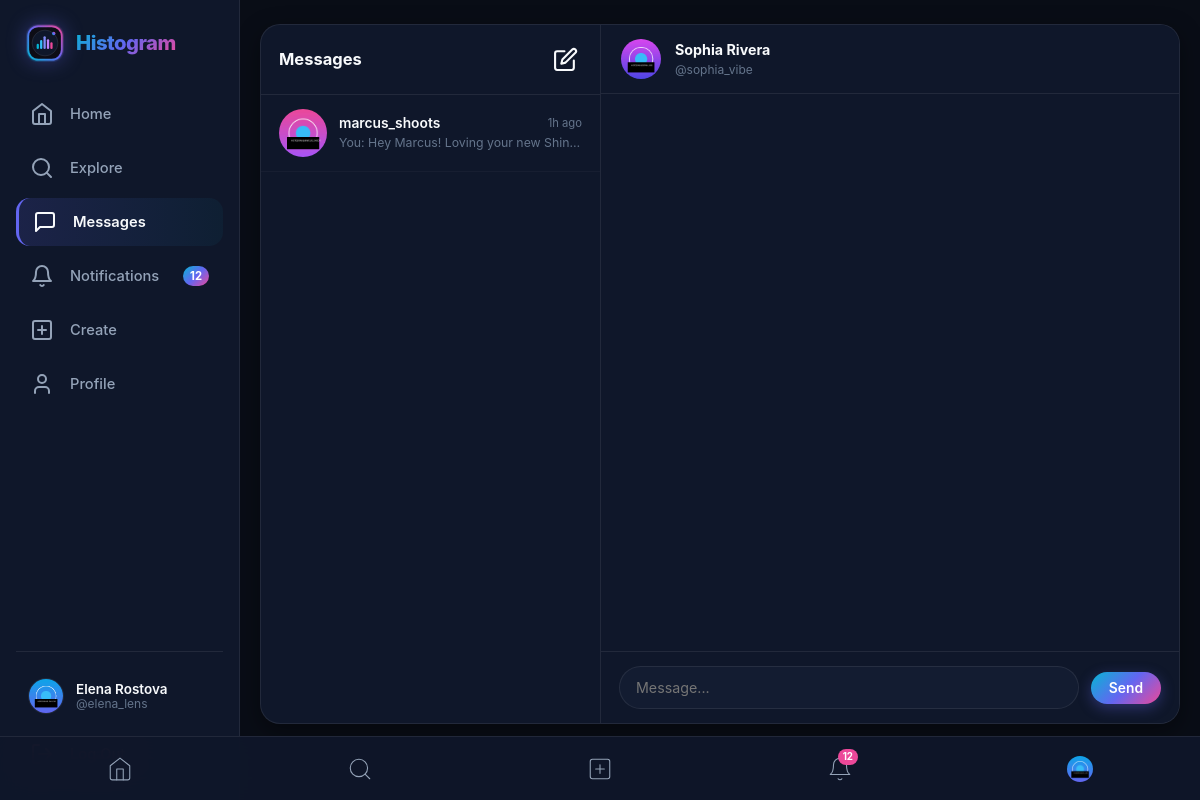
The app's page /messages/sophia_vibe (signed in) with its own data.
### tables this page shows
CREATE TABLE users (
        id INTEGER PRIMARY KEY AUTOINCREMENT,
        username TEXT UNIQUE NOT NULL COLLATE NOCASE,
        email TEXT UNIQUE NOT NULL COLLATE NOCASE,
        password_hash TEXT NOT NULL,
        full_name TEXT,
        bio TEXT,
        profile_picture TEXT DEFAULT 'default_avatar.svg',
        created_at TIMESTAMP DEFAULT CURRENT_TIMESTAMP
    );

CREATE TABLE messages (
        id INTEGER PRIMARY KEY AUTOINCREMENT,
        sender_id INTEGER NOT NULL,
        receiver_id INTEGER NOT NULL,
        message TEXT NOT NULL,
        created_at TIMESTAMP DEFAULT CURRENT_TIMESTAMP,
        is_read INTEGER DEFAULT 0,
        FOREIGN KEY (sender_id) REFERENCES users(id) ON DELETE CASCADE,
        FOREIGN KEY (receiver_id) REFERENCES users(id) ON DELETE CASCADE
    );

### app.py (the view)
@app.route('/messages')
@app.route('/messages/<username>')
@login_required
def messages_page(username=None):
    current_user = get_current_user()
    user_id = current_user['id']
    conversations = database.query_db("""
        SELECT
            u.id, u.username, u.full_name, u.profile_picture,
            m.message AS last_message,
            m.created_at AS last_message_time,
            m.sender_id AS last_sender_id,
            (SELECT COUNT(*) FROM messages
             WHERE sender_id = u.id AND receiver_id = ? AND is_read = 0) AS unread_count
        FROM users u
        JOIN messages m ON m.id = (
            SELECT id FROM messages
            WHERE (sender_id = ? AND receiver_id = u.id)
               OR (sender_id = u.id AND receiver_id = ?)
            ORDER BY created_at DESC LIMIT 1
        )
        WHERE u.id != ?
        ORDER BY m.created_at DESC
    """, (user_id, user_id, user_id, user_id))
    active_user = None
    if username:
        active_user = database.query_db("SELECT id, username, full_name, profile_picture FROM users WHERE username = ?", (username,), one=True)
        if active_user and active_user['id'] != user_id:
            database.execute_db("""
                UPDATE messages SET is_read = 1
                WHERE sender_id = ? AND receiver_id = ? AND is_read = 0
            """, (active_user['id'], user_id))
    return render_template(
        'messages.html',
        conversations=[dict(c) for c in conversations],
        active_user=dict(active_user) if active_user else None
    )

### app.py (called while the page is built)
def get_current_user():
    user_id = session.get('user_id')
    if not user_id:
        return None
    return database.query_db("SELECT * FROM users WHERE id = ?", (user_id,), one=True)

def login_required(f):
    @wraps(f)
    def decorated_function(*args, **kwargs):
        if 'user_id' not in session:
            flash("Please log in to access this page.", "warning")
            return redirect(url_for('login', next=request.url))
        return f(*args, **kwargs)
    return decorated_function

@app.template_filter('timeago')
def timeago_filter(dt_str):
    if not dt_str:
        return ""
    try:
        if isinstance(dt_str, datetime):
            dt = dt_str
        else:
            dt = datetime.strptime(str(dt_str).split('.')[0], "%Y-%m-%d %H:%M:%S")
        now = datetime.now(timezone.utc).replace(tzinfo=None)
        diff = now - dt
        seconds = int(diff.total_seconds())
        if seconds < 60:
            return "just now"
        elif seconds < 3600:
            m = seconds // 60
            return f"{m}m ago"
        elif seconds < 86400:
            h = seconds // 3600
            return f"{h}h ago"
        elif seconds < 604800:
            d = seconds // 86400
            return f"{d}d ago"
        else:
            w = seconds // 604800
            return f"{w}w ago"
    except Exception:
        return str(dt_str)

@app.context_processor
def inject_global_context():
    current_user = get_current_user()
    unread_notifications = 0
    unread_messages = 0
    if current_user:
        n_row = database.query_db(
            "SELECT COUNT(*) as cnt FROM notifications WHERE user_id = ? AND is_read = 0",
            (current_user['id'],), one=True
        )
        unread_notifications = n_row['cnt'] if n_row else 0
        m_row = database.query_db(
            "SELECT COUNT(*) as cnt FROM messages WHERE receiver_id = ? AND is_read = 0",
            (current_user['id'],), one=True
        )
        unread_messages = m_row['cnt'] if m_row else 0
    return {
        'current_user': current_user,
        'unread_notifications_count': unread_notifications,
        'unread_messages_count': unread_messages,
        'now_year': datetime.now().year
    }

### database.py (called while the page is built)
def get_db_connection():
    conn = sqlite3.connect(DATABASE_PATH)
    conn.row_factory = sqlite3.Row
    conn.execute("PRAGMA foreign_keys = ON;")
    return conn

### templates/messages.html (shortened to what this page needs)
{% extends "base.html" %}
{% block content %}
<div style="width:100%;display:flex;justify-content:center;">
  <div class="messages-layout {% if active_user %}in-chat{% endif %}">
    <aside class="conversations-sidebar">
      <div class="conversations-header">
        <div style="font-weight:700;font-size:1.1rem;display:flex;align-items:center;gap:6px;">
          <span>Messages</span>
        </div>
        <button onclick="openNewChatModal()" class="action-btn" title="New Message">
        </button>
      </div>
      <div class="conversations-list">
        {% if conversations %}
          {% for conv in conversations %}
          <div class="conversation-item {% if active_user and active_user.username == conv.username %}active{% endif %}"
               data-username="{{ conv.username }}"
               onclick="selectConversation('{{ conv.username }}')">
            <img src="{{ url_for('serve_upload', folder='profiles', filename=conv.profile_picture) }}" style="width:48px;height:48px;border-radius:50%;object-fit:cover;" alt="">
            <div class="conversation-meta">
              <div class="conversation-top">
                <span style="font-weight:600;font-size:0.92rem;">{{ conv.username }}</span>
                <span style="font-size:0.75rem;color:var(--text-dim);">{{ conv.last_message_time|timeago }}</span>
              </div>
              <div style="display:flex;align-items:center;justify-content:space-between;gap:6px;">
                <span class="conversation-last-msg">
                  {% if conv.last_sender_id == current_user.id %}You: {% endif %}{{ conv.last_message }}
                </span>
              </div>
            </div>
          </div>
          {% endfor %}
        {% else %}
          <div style="padding:32px 16px;text-align:center;color:var(--text-dim);font-size:0.9rem;">
            No messages yet.<br>
            Click the compose icon to start a conversation!
          </div>
        {% endif %}
      </div>
    </aside>
    <section class="chat-main-area">
      <div id="chat-active-state" style="{% if active_user %}display:flex;{% else %}display:none;{% endif %}flex-direction:column;height:100%;">
        <div style="padding:14px 20px;border-bottom:1px solid var(--border-subtle);display:flex;align-items:center;gap:14px;">
          <img id="chat-header-avatar" src="{% if active_user %}{{ url_for('serve_upload', folder='profiles', filename=active_user.profile_picture) }}{% endif %}" style="width:40px;height:40px;border-radius:50%;object-fit:cover;" alt="">
          <div style="display:flex;flex-direction:column;">
            <span id="chat-header-name" style="font-weight:700;font-size:0.95rem;">
              {% if active_user %}{{ active_user.full_name or active_user.username }}{% endif %}
            </span>
            <a id="chat-header-link" href="{% if active_user %}{{ url_for('profile', username=active_user.username) }}{% endif %}" style="font-size:0.8rem;color:var(--text-dim);">
              {% if active_user %}@{{ active_user.username }}{% endif %}
            </a>
          </div>
        </div>
        <div class="chat-messages-container" id="chat-messages-container"></div>
        <div class="chat-input-bar">
          <input type="text" id="chat-message-input" placeholder="Message..." class="input-field" style="border-radius:var(--radius-full);">
          <button onclick="submitDirectMessage()" class="btn btn-primary" style="padding:8px 18px;border-radius:var(--radius-full);">
            Send
          </button>
        </div>
      </div>
    </section>
  </div>
</div>
{% endblock %}

### templates/base.html (shortened to what this page needs)
<!DOCTYPE html>
<html lang="en">
<head>
  <link rel="stylesheet" href="{{ url_for('static', filename='css/style.css') }}">
</head>
<body>
  <div class="app-wrapper">
    {% if current_user %}
    <aside class="app-sidebar">
      <a href="{{ url_for('home') }}" class="brand-container">
        <img src="{{ url_for('static', filename='images/logo.svg') }}" class="brand-logo-svg" alt="Histogram">
        <span class="brand-name">Histogram</span>
      </a>
      <nav class="nav-menu">
        <a href="{{ url_for('home') }}" class="nav-item {% if request.endpoint == 'home' %}active{% endif %}">
          <svg xmlns="http://www.w3.org/2000/svg" viewBox="0 0 24 24" fill="none" stroke="currentColor" stroke-linecap="round" stroke-linejoin="round"><path d="m3 9 9-7 9 7v11a2 2 0 0 1-2 2H5a2 2 0 0 1-2-2z"/><polyline points="9 22 9 12 15 12 15 22"/></svg>
          <span class="nav-label">Home</span>
        </a>
        <a href="{{ url_for('explore') }}" class="nav-item {% if request.endpoint == 'explore' %}active{% endif %}">
          <svg xmlns="http://www.w3.org/2000/svg" viewBox="0 0 24 24" fill="none" stroke="currentColor" stroke-linecap="round" stroke-linejoin="round"><circle cx="11" cy="11" r="8"/><line x1="21" y1="21" x2="16.65" y2="16.65"/></svg>
          <span class="nav-label">Explore</span>
        </a>
        <a href="{{ url_for('messages_page') }}" class="nav-item {% if request.endpoint == 'messages_page' %}active{% endif %}">
          <svg xmlns="http://www.w3.org/2000/svg" viewBox="0 0 24 24" fill="none" stroke="currentColor" stroke-linecap="round" stroke-linejoin="round"><path d="M21 15a2 2 0 0 1-2 2H7l-4 4V5a2 2 0 0 1 2-2h14a2 2 0 0 1 2 2z"/></svg>
          <span class="nav-label">Messages</span>
        </a>
        <a href="{{ url_for('notifications_page') }}" class="nav-item {% if request.endpoint == 'notifications_page' %}active{% endif %}">
          <svg xmlns="http://www.w3.org/2000/svg" viewBox="0 0 24 24" fill="none" stroke="currentColor" stroke-linecap="round" stroke-linejoin="round"><path d="M18 8A6 6 0 0 0 6 8c0 7-3 9-3 9h18s-3-2-3-9"/><path d="M13.73 21a2 2 0 0 1-3.46 0"/></svg>
          <span class="nav-label">Notifications</span>
          {% if unread_notifications_count > 0 %}
            <span class="nav-badge badge-notifications">{{ unread_notifications_count }}</span>
          {% endif %}
        </a>
        <a href="{{ url_for('create_post') }}" class="nav-item {% if request.endpoint == 'create_post' %}active{% endif %}">
          <svg xmlns="http://www.w3.org/2000/svg" viewBox="0 0 24 24" fill="none" stroke="currentColor" stroke-linecap="round" stroke-linejoin="round"><rect x="3" y="3" width="18" height="18" rx="2" ry="2"/><line x1="12" y1="8" x2="12" y2="16"/><line x1="8" y1="12" x2="16" y2="12"/></svg>
          <span class="nav-label">Create</span>
        </a>
        <a href="{{ url_for('profile', username=current_user.username) }}" class="nav-item {% if request.endpoint == 'profile' and request.view_args.get('username') == current_user.username %}active{% endif %}">
          <svg xmlns="http://www.w3.org/2000/svg" viewBox="0 0 24 24" fill="none" stroke="currentColor" stroke-linecap="round" stroke-linejoin="round"><path d="M19 21v-2a4 4 0 0 0-4-4H9a4 4 0 0 0-4 4v2"/><circle cx="12" cy="7" r="4"/></svg>
          <span class="nav-label">Profile</span>
        </a>
      </nav>
      <div class="sidebar-footer">
        <a href="{{ url_for('profile', username=current_user.username) }}" class="user-profile-btn">
          <img src="{{ url_for('serve_upload', folder='profiles', filename=current_user.profile_picture) }}" class="avatar" alt="">
          <div class="user-meta">
            <span class="name">{{ current_user.full_name or current_user.username }}</span>
            <span class="username">@{{ current_user.username }}</span>
          </div>
        </a>
        <a href="{{ url_for('logout') }}" class="nav-item" style="padding:10px 14px;color:var(--accent-red);" title="Log Out">
          <span class="nav-label">Log Out</span>
        </a>
      </div>
    </aside>
    {% endif %}
    <main class="app-main" {% if not current_user %}style="margin-left:0;padding-top:40px;"{% endif %}>
      {% block content %}{% endblock %}
    </main>
  </div>
  {% if current_user %}
  <nav class="mobile-bottom-nav">
    <a href="{{ url_for('home') }}" class="mobile-nav-link {% if request.endpoint == 'home' %}active{% endif %}">
      <svg xmlns="http://www.w3.org/2000/svg" viewBox="0 0 24 24" fill="none" stroke="currentColor" stroke-linecap="round" stroke-linejoin="round"><path d="m3 9 9-7 9 7v11a2 2 0 0 1-2 2H5a2 2 0 0 1-2-2z"/><polyline points="9 22 9 12 15 12 15 22"/></svg>
    </a>
    <a href="{{ url_for('explore') }}" class="mobile-nav-link {% if request.endpoint == 'explore' %}active{% endif %}">
      <svg xmlns="http://www.w3.org/2000/svg" viewBox="0 0 24 24" fill="none" stroke="currentColor" stroke-linecap="round" stroke-linejoin="round"><circle cx="11" cy="11" r="8"/><line x1="21" y1="21" x2="16.65" y2="16.65"/></svg>
    </a>
    <a href="{{ url_for('create_post') }}" class="mobile-nav-link {% if request.endpoint == 'create_post' %}active{% endif %}">
      <svg xmlns="http://www.w3.org/2000/svg" viewBox="0 0 24 24" fill="none" stroke="currentColor" stroke-linecap="round" stroke-linejoin="round"><rect x="3" y="3" width="18" height="18" rx="2" ry="2"/><line x1="12" y1="8" x2="12" y2="16"/><line x1="8" y1="12" x2="16" y2="12"/></svg>
    </a>
    <a href="{{ url_for('notifications_page') }}" class="mobile-nav-link {% if request.endpoint == 'notifications_page' %}active{% endif %}">
      <svg xmlns="http://www.w3.org/2000/svg" viewBox="0 0 24 24" fill="none" stroke="currentColor" stroke-linecap="round" stroke-linejoin="round"><path d="M18 8A6 6 0 0 0 6 8c0 7-3 9-3 9h18s-3-2-3-9"/><path d="M13.73 21a2 2 0 0 1-3.46 0"/></svg>
      {% if unread_notifications_count > 0 %}
        <span class="mobile-badge badge-notifications">{{ unread_notifications_count }}</span>
      {% endif %}
    </a>
    <a href="{{ url_for('profile', username=current_user.username) }}" class="mobile-nav-link {% if request.endpoint == 'profile' and request.view_args.get('username') == current_user.username %}active{% endif %}">
      <img src="{{ url_for('serve_upload', folder='profiles', filename=current_user.profile_picture) }}" style="width:26px;height:26px;border-radius:50%;object-fit:cover;" alt="">
    </a>
  </nav>
  {% endif %}
</body>
</html>

### records on screen
users: profile_picture (picture), full_name "Elena Rostova", username "elena_lens"
messages: profile_picture (picture), username "marcus_shoots", last_message_time "1h ago", shows "You:", last_message "Hey Marcus! Loving your new Shin…"
users: profile_picture (picture), full_name "Sophia Rivera", username "sophia_vibe"

### other values on screen
{{ unread_notifications_count }} "12"
